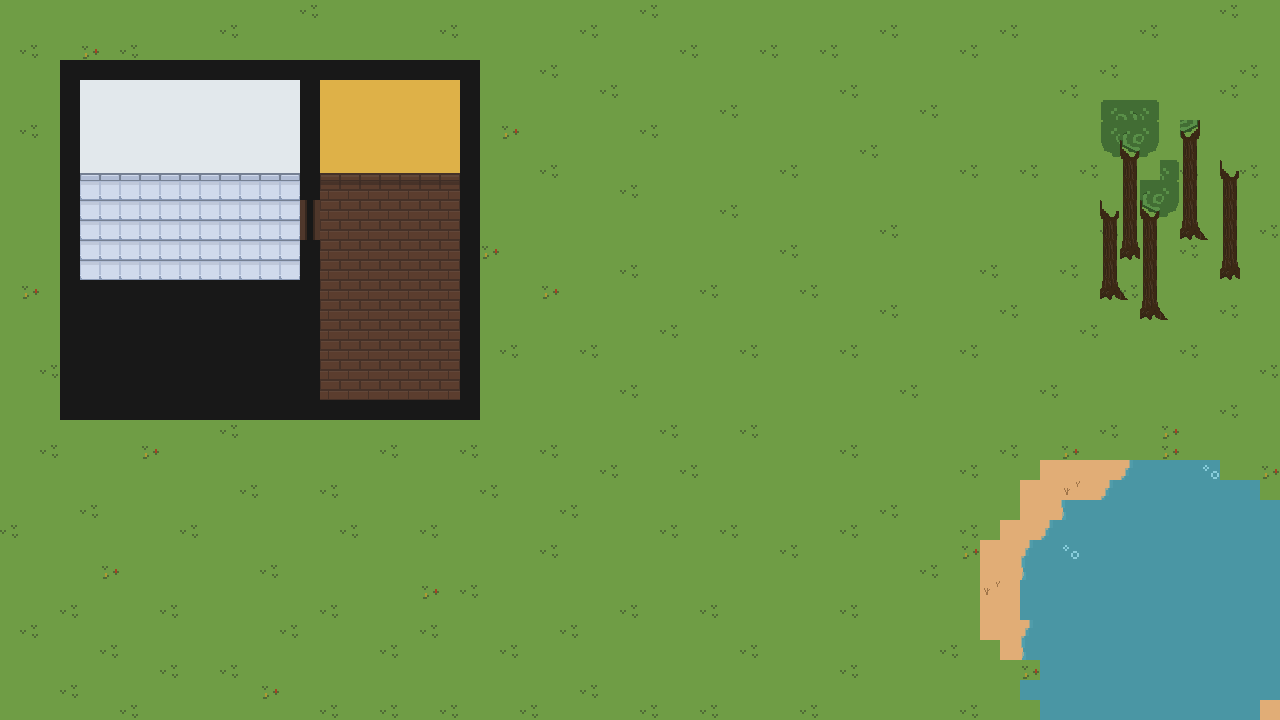

Rendered tile map (Tiled .tmx) drawn with the repository's tilesets; below, a short description and the map source with its tile grids summarised:
An orthogonal 64x36 tile map with 20x20 px tiles, 4 tile layers (pasto, rio, colisiones, estatico), 10 tilesets.

<map version="1.10" tiledversion="1.11.2" orientation="orthogonal" renderorder="right-down" width="64" height="36" tilewidth="20" tileheight="20" infinite="0" nextlayerid="5" nextobjectid="1">
 <tileset firstgid="1" source="casa_2_piso.tsx" />
 <tileset firstgid="5" source="lab_estatico.tsx" />
 <tileset firstgid="9" source="pasto.tsx" />
 <tileset firstgid="13" source="pasto_y_agua.tsx" />
 <tileset firstgid="17" source="arena.tsx" />
 <tileset firstgid="21" source="arboles_1.tsx" />
 <tileset firstgid="25" source="arboles_copa.tsx" />
 <tileset firstgid="29" source="arboles_copa_2.tsx" />
 <tileset firstgid="33" source="casa_estatico_3.tsx" />
 <tileset firstgid="37" source="casa_2_piso.tsx" />
 <layer id="3" name="pasto" width="64" height="36">
  <data>[2304 cells, 2304 non-empty, 3 distinct tile ids]</data>
 </layer>
 <layer id="4" name="rio" width="64" height="36">
  <data>[2304 cells, 219 non-empty, 19 distinct tile ids]</data>
 </layer>
 <layer id="1" name="colisiones" width="64" height="36">
  <data>[2304 cells, 174 non-empty, 5 distinct tile ids]</data>
 </layer>
 <layer id="2" name="estatico" width="64" height="36">
  <data>[2304 cells, 211 non-empty, 5 distinct tile ids]</data>
 </layer>
</map>
